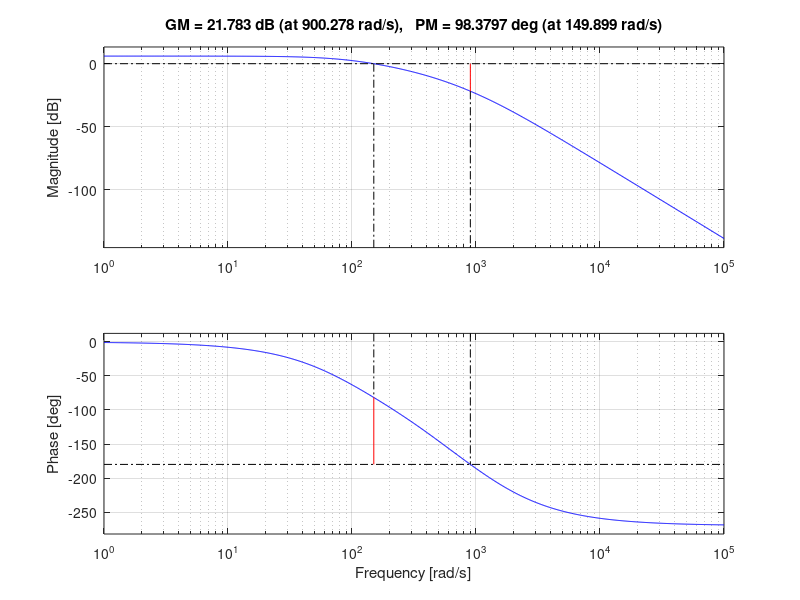
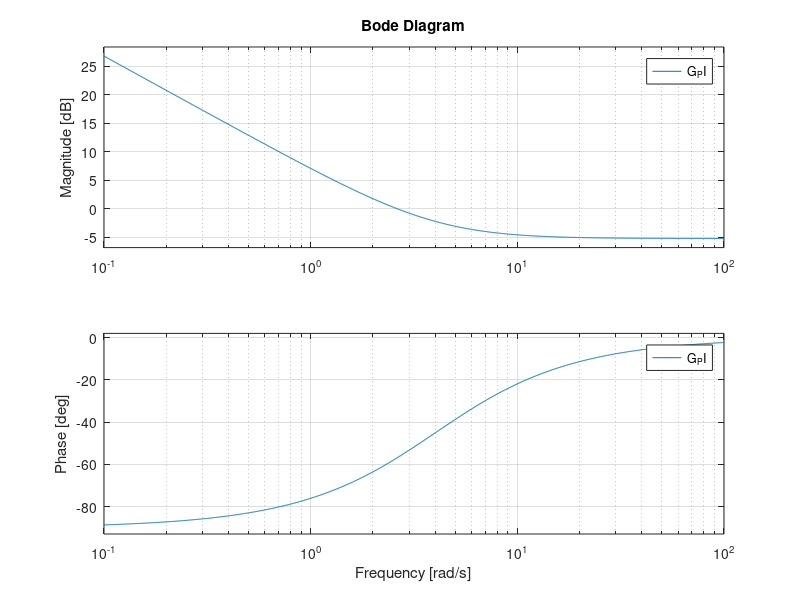
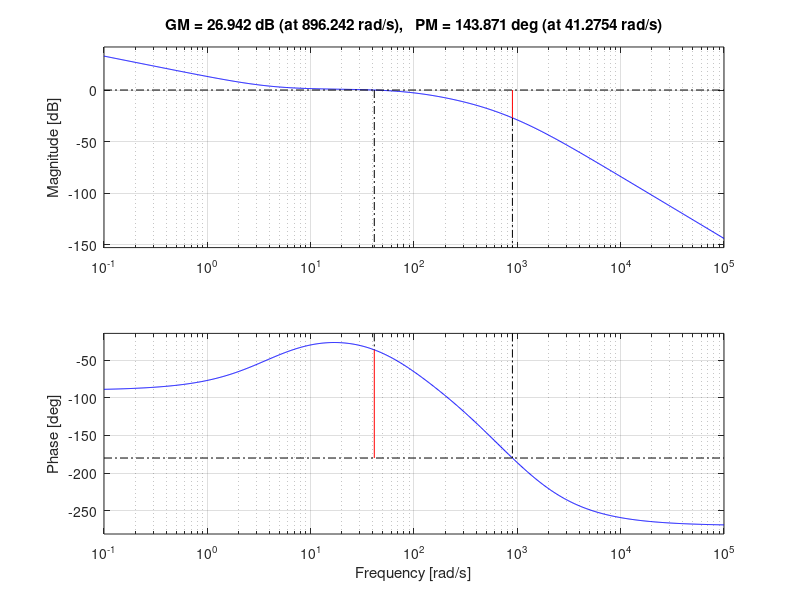
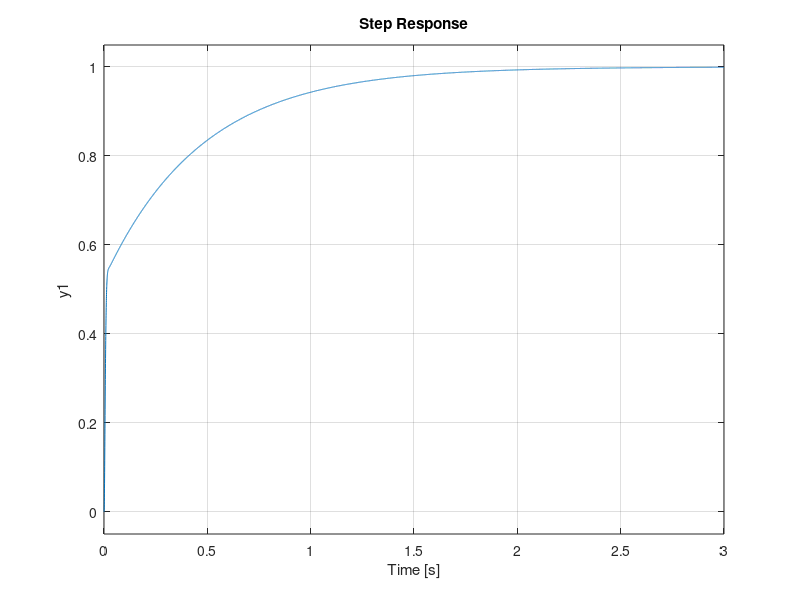

Write MATLAB code to recreate these figures, in order. (Note: this script raises an error after producing the figures.)
%this code designs the analog PI controller for the control lab
clear
clc
close all

%% specify the system
s = tf('s');
Gp = 2.388E5/(0.002*s^3+3.765*s^2+1621*s+1.194E5);
figure
bode(Gp)
margin(Gp)
grid on
%phase margin is already pretty high
%The system is fairly stable. going to slow it down by using a PI
%controller
Ki = 2.1935;
Kp = 0.547;
G_PI = (Ki+Kp*s)/s;
figure
bode(G_PI)
grid on
figure
bode(G_PI*Gp)
margin(G_PI*Gp)
grid on

%check the step response
control_clrp = feedback(G_PI*Gp, 1);
figure
step(control_clrp)
grid on
stepinfo(control_clrp)

%get data of the bode rp
w = logspace(0.5, 3);
[mag_t, phase_t] = bode(G_PI*Gp, w);
mag_t = squeeze(mag_t);
phase_t = squeeze(phase_t);
f = w/(2*pi);
figure
subplot(2,1,1)
semilogx(f, mag_t)
title('Compensated with PI controller')
ylabel('Magnitude (dB)')
grid on
subplot(2,1,2)
semilogx(f, phase_t)
xlabel('Frequency (Hz)')
ylabel('Phase')
grid on

%% compare step response PI controller theoretical and experimental
path = "D:\Github\Control-Labs\ControlLab\Lab5\PI_Controller_rawData_1.csv";

A = csvread(path, 2, 0);

t_step_raw = A(:,1);
V_in_step_raw = A(:,2);
V_out_step_raw = A(:,3);

%plot raw data
figure
plot(t_step_raw, V_in_step_raw)
hold on
plot(t_step_raw, V_out_step_raw)
%shift the raw data
shift_idx = find(t_step_raw >= -1.544 & t_step_raw <0);
t_step = t_step_raw(shift_idx);
V_in_step = V_in_step_raw(shift_idx);
V_out_step = V_out_step_raw(shift_idx);
t_step = t_step + 1.544; %shift time to 0
V_in_step = V_in_step + abs(min(V_in_step)); %shift to positive 
V_out_step = V_out_step + abs(min(V_out_step)); %shift to positive
%plot the shifted data
figure
plot(t_step, V_in_step, t_step, V_out_step)
xlabel('Time (s)')
ylabel('Voltage (s)')
legend('Input signal', 'Response')
title('Shifted raw data from scope for PI controller implementation')
grid on

%% plot to compare the step response of scope and theoretical
[y, t] = step(control_clrp);
V_out_step_normed = V_out_step/(max(V_in_step_raw)-min(V_in_step_raw)); %normalize the scope data to 1V
figure
plot(t_step, V_out_step_normed, 'd')
hold on
plot(t, y)
title('Comparing the theoretical response and scope data - PI implementation')
legend('Scope', 'Theoretical')
